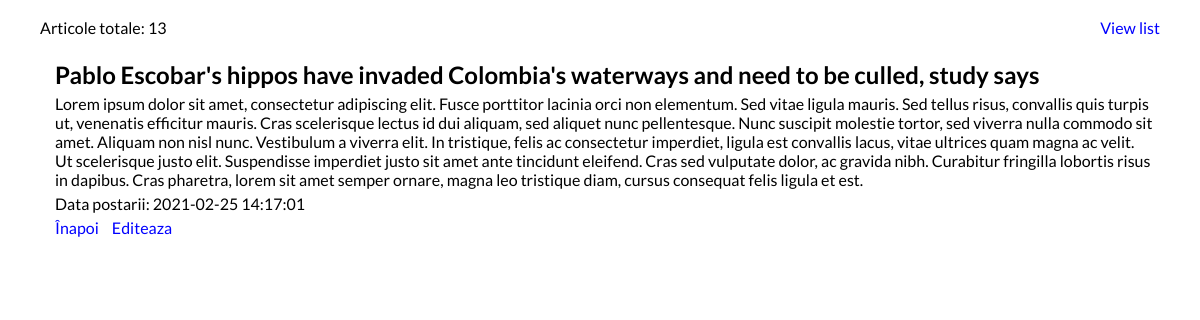
The page /articles/36 on the database its author committed.
### tables this page shows
CREATE TABLE `articles` (
  `id` int(12) NOT NULL,
  `title` varchar(256) NOT NULL,
  `text` text NOT NULL,
  `post_data` datetime NOT NULL DEFAULT current_timestamp(),
  `edited_data` datetime DEFAULT NULL
);

### config/routes.php (called while the page is built)
<?php
return array(
    'articles/([0-9]+)' => 'articles/view/$1',
    'articles/page-([0-9]+)' => 'articles/index/$1',
    'articles' => 'articles/index',
    'page-([0-9]+)' => 'articles/index/$1',
    '' => 'articles/index'
);

### index.php (called while the page is built, shortened)
<?php
$router = new Router;
$router->run();

### models/Articles.php (called while the page is built, shortened)
<?php
class Articles{
    public static function getArticlesById($id){
        $id = intval($id);
        if ($id){
            $db = Db::getConnection();
            $sql = ("SELECT id, title, text, post_data, edited_data FROM articles WHERE id = $id");
            $query = $db->prepare($sql);
            $query->execute();
            $article = $query->fetch();
            return $article;
        }
    }
    public static function getTotalNewsNumber()
    {
        $db = Db::getConnection();
        $sql = ("SELECT COUNT(id) AS count FROM `articles`");
        $query = $db->prepare($sql);
        $query->execute();
        $result = $query->fetch();
        return $result['count'];
    }
}

### views/v_article.php (the view, shortened to what this page needs)
<!DOCTYPE html>
<html lang="en">
<head>
    <link rel="stylesheet" href="../template/css/style.css">
</head>
<body>
    <header class="header">
        <div class="container">
            <div class="header__inner">
                <div class="home"><p class="home">Articole totale: <?=Articles::getTotalNewsNumber()?></p></div>
                <nav class="nav">
                    <ul class="nav__list">
                        <li class="nav__list-item"><a class="nav__list-link" href="/articles/">View list</a></li>
                    </ul>
                </nav>
            </div>
        </div>
    </header>
    <section class="main-article">
        <div class="container">
            <h2 class="post__title"><?=$articleList['title']?></h2>
            <div class="post__text"><?=$articleList['text']?></div>
            <div class="post__dates">
                <div class="post__data">Data postarii: <?=$articleList['post_data']?></div>
            </div>
            <div class="links">
                <a class="more__link" href="/articles/"> Înapoi</a>
                <a class="popup-open__2 more__link" href="#">Editeaza</a>
            </div>
        </div>
    </section>
</body>
</html>

### components/Router.php (shortened to what this page needs)
<?php
class Router {
    private $routes;
    public function __construct()
    {
        $routesPath = 'config/routes.php';
        $this->routes = include($routesPath);
    }
    private function getURI()
    {
        if (!empty($_SERVER['REQUEST_URI'])) {
            return trim($_SERVER['REQUEST_URI'], '/');
        }
    }
    public function run()
    {
        $uri = $this->getURI();
        foreach ($this->routes as $uriPattern => $path) {
            if (preg_match("~$uriPattern~", $uri)) {
                $internalRoute = preg_replace("~$uriPattern~", $path, $uri);
                $segments = explode('/', $internalRoute);
                $controllerName = ucfirst(array_shift($segments) . 'Controller');
                $actionName = 'action' . ucfirst(array_shift($segments));
                $parametrs = $segments;
                $controllerObject = new $controllerName;
                $result = call_user_func_array(array($controllerObject, $actionName), $parametrs);
                if ($result != null) {
                    break;
                }
            }
        }
    }
}

### template/css/style.css (style rules this page uses)
* { margin: 0; padding: 0; box-sizing: border-box; }
body { font-family: 'Lato', sans-serif; color: #000; }
li { list-style-type: none; }
a { text-decoration: none; color: #0000ff; cursor: pointer; }
.container { width: 1120px; margin: 0 auto; }
.header__inner { display: flex; justify-content: space-between; align-items: center; height: 55px; }
.nav__list { display: flex; }
.post__dates { display: flex; }
.post__title, .post__text, .post__dates, .links { padding: 5px 5px 0 15px; }
.links { padding-bottom: 5px; }
.more__link + .more__link { padding-left: 10px; }
.more__link { cursor: pointer; }

### rows shown on the page
articles: Articles "13", title "Pablo Escobar's hippos have invaded Colombia's waterways and need to be culled, study says", text "Lorem ipsum dolor sit amet, consectetur adipiscing elit. Fusce porttitor lacinia orci non elementum. Sed vitae ligula mauris. Sed tellus risus, convallis quis turpis ut, venenatis efficitur mauris. Cras scelerisque lectus id dui aliquam, sed aliquet nunc pellentesque. Nunc suscipit molestie tortor, sed viverra nulla commodo sit amet. Aliquam non nisl nunc. Vestibulum a viverra elit. In tristique, felis ac consectetur imperdiet, ligula est convallis lacus, vitae ultrices quam magna ac velit. Ut scelerisque justo elit. Suspendisse imperdiet justo sit amet ante tincidunt eleifend. Cras sed vulputate dolor, ac gravida nibh. Curabitur fringilla lobortis risus in dapibus. Cras pharetra, lorem sit…", post_data "2021-02-25 14:17:01"
